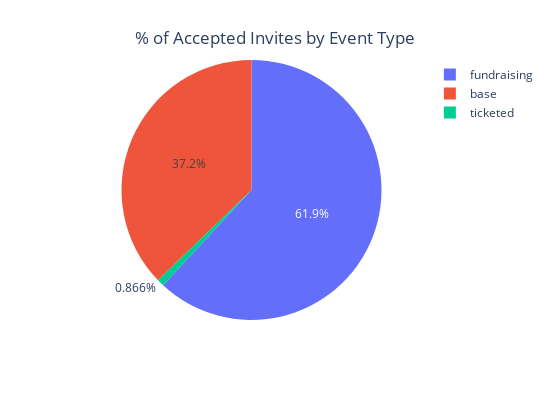

Notebook code for this chart:
### Code cell
fig = px.pie(percent_invite_by_type, names='type', values='percentage', width=550, height=400)
fig.update_layout(
    title={
        'text': "% of Accepted Invites by Event Type",
        'y': 0.92,
        'x': 0.5,
        'xanchor': 'center',
        'yanchor': 'top'
    }
)

### Figure 1 — Plotly figure (JSON) as saved in the notebook; plotly's stock layout.template omitted (floating-point values rounded to 4 significant figures)
{"data": [{"domain": {"x": [0, 1], "y": [0, 1]}, "hovertemplate": "type=%{label}<br>percentage=%{value}<extra></extra>", "labels": ["base", "fundraising", "ticketed"], "legendgroup": "", "name": "", "showlegend": true, "type": "pie", "values": [37.23, 61.9, 0.8658]}], "layout": {"height": 400, "legend": {"tracegroupgap": 0}, "margin": {"t": 60}, "title": {"text": "% of Accepted Invites by Event Type", "x": 0.5, "xanchor": "center", "y": 0.92, "yanchor": "top"}, "width": 550}}
